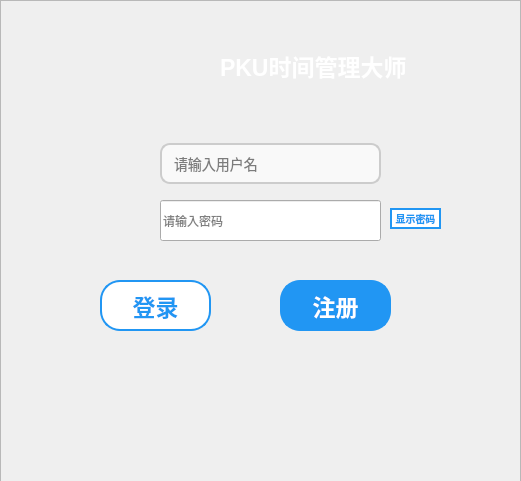
<?xml version="1.0" encoding="UTF-8"?>
<ui version="4.0">
 <class>Login_window</class>
 <widget class="QWidget" name="Login_window">
  <property name="geometry">
   <rect>
    <x>0</x>
    <y>0</y>
    <width>521</width>
    <height>481</height>
   </rect>
  </property>
  <property name="windowTitle">
   <string>PKU TimeManagement Master/login</string>
  </property>
  <property name="styleSheet">
   <string notr="true"/>
  </property>
  <widget class="QFrame" name="frame">
   <property name="geometry">
    <rect>
     <x>0</x>
     <y>0</y>
     <width>521</width>
     <height>491</height>
    </rect>
   </property>
   <property name="sizePolicy">
    <sizepolicy hsizetype="Preferred" vsizetype="Preferred">
     <horstretch>0</horstretch>
     <verstretch>0</verstretch>
    </sizepolicy>
   </property>
   <property name="styleSheet">
    <string notr="true">#frame{
border-image:url(:/images/login2.png);

}</string>
   </property>
   <property name="frameShape">
    <enum>QFrame::Shape::StyledPanel</enum>
   </property>
   <property name="frameShadow">
    <enum>QFrame::Shadow::Raised</enum>
   </property>
   <widget class="QLineEdit" name="textInput1">
    <property name="geometry">
     <rect>
      <x>160</x>
      <y>143</y>
      <width>221</width>
      <height>41</height>
     </rect>
    </property>
    <property name="styleSheet">
     <string notr="true">
    QLineEdit {
        border: 2px solid #ccc;
        border-radius: 10px;
        padding: 5px 10px;
        background: #f9f9f9;
        font-size: 14px;
     	color:black
    }
    QLineEdit:focus {
        border-color: #4CAF50;
        background: white;
    }
    QLineEdit:disabled {
        background: #eee;
        color: #777;
    }</string>
    </property>
    <property name="placeholderText">
     <string>请输入用户名</string>
    </property>
   </widget>
   <widget class="QLineEdit" name="textInput2">
    <property name="geometry">
     <rect>
      <x>160</x>
      <y>200</y>
      <width>221</width>
      <height>41</height>
     </rect>
    </property>
    <property name="styleSheet">
     <string notr="true">
    QLineEdit {
        border: 2px solid #ccc;
        border-radius: 10px;
        padding: 5px 10px;
        background: #f9f9f9;
        font-size: 14px;
color:black;
QLineEdit::placeholder {
        color: #999999;
        font-style: italic;

    }

    }
    QLineEdit:focus {
        border-color: #4CAF50;
        background: white;
    }
    QLineEdit:disabled {
        background: #eee;
        color: #777;
    }</string>
    </property>
    <property name="echoMode">
     <enum>QLineEdit::EchoMode::Password</enum>
    </property>
    <property name="placeholderText">
     <string>请输入密码</string>
    </property>
   </widget>
   <widget class="QPushButton" name="button1">
    <property name="geometry">
     <rect>
      <x>100</x>
      <y>280</y>
      <width>111</width>
      <height>51</height>
     </rect>
    </property>
    <property name="styleSheet">
     <string notr="true">  /* 默认状态：蓝框白底蓝字 */
    QPushButton {
        background-color: white;
        color: #2196F3;
        border: 2px solid #2196F3;
        border-radius: 20px;
        padding: 2px 2px;
        font-weight: bold;
		font-size:23px;
    }

    /* 悬停状态：蓝底白字 */
    QPushButton:hover {
        background-color: #2196F3;
        color: white;
    }

    /* 按下状态：深蓝底白字 */
    QPushButton:pressed {
        background-color: #1976D2;
        color: white;
    }</string>
    </property>
    <property name="text">
     <string>登录</string>
    </property>
    <property name="iconSize">
     <size>
      <width>26</width>
      <height>16</height>
     </size>
    </property>
   </widget>
   <widget class="QPushButton" name="button2">
    <property name="geometry">
     <rect>
      <x>280</x>
      <y>280</y>
      <width>111</width>
      <height>51</height>
     </rect>
    </property>
    <property name="styleSheet">
     <string notr="true">  /* 默认状态：蓝框白底蓝字 */
    QPushButton {
        
background-color: #2196F3;
        color: white;
        border: 2px solid #2196F3;
        border-radius: 20px;
        padding: 8px 16px;
        font-weight: bold;
		font-size:23px;
    }

    /* 悬停状态：蓝底白字 */
    QPushButton:hover {
        background-color:rgb(21, 96, 153);
    }

    /* 按下状态：深蓝底白字 */
    QPushButton:pressed {
        background-color: #2196f3;
        color: white;
    }</string>
    </property>
    <property name="text">
     <string>注册</string>
    </property>
    <property name="iconSize">
     <size>
      <width>26</width>
      <height>16</height>
     </size>
    </property>
   </widget>
   <widget class="QPushButton" name="pushButton">
    <property name="geometry">
     <rect>
      <x>390</x>
      <y>208</y>
      <width>51</width>
      <height>21</height>
     </rect>
    </property>
    <property name="styleSheet">
     <string notr="true">  /* 默认状态：蓝框白底蓝字 */
    QPushButton {
        background-color: white;
        color: #2196F3;
        border: 2px solid #2196F3;
        border-radius: 20px;
        padding: 2px 2px;
        font-weight: bold;
		font-size:10px;
    }

    /* 悬停状态：蓝底白字 */
    QPushButton:hover {
        background-color: #2196F3;
        color: white;
    }

    /* 按下状态：深蓝底白字 */
    QPushButton:pressed {
        background-color: #1976D2;
        color: white;
    }</string>
    </property>
    <property name="text">
     <string>显示密码</string>
    </property>
   </widget>
   <widget class="QLabel" name="label">
    <property name="geometry">
     <rect>
      <x>220</x>
      <y>40</y>
      <width>201</width>
      <height>51</height>
     </rect>
    </property>
    <property name="styleSheet">
     <string notr="true">color: white;
        
        font-weight: bold;
		font-size:23px;</string>
    </property>
    <property name="text">
     <string>PKU时间管理大师</string>
    </property>
   </widget>
  </widget>
 </widget>
 <resources/>
 <connections/>
</ui>
